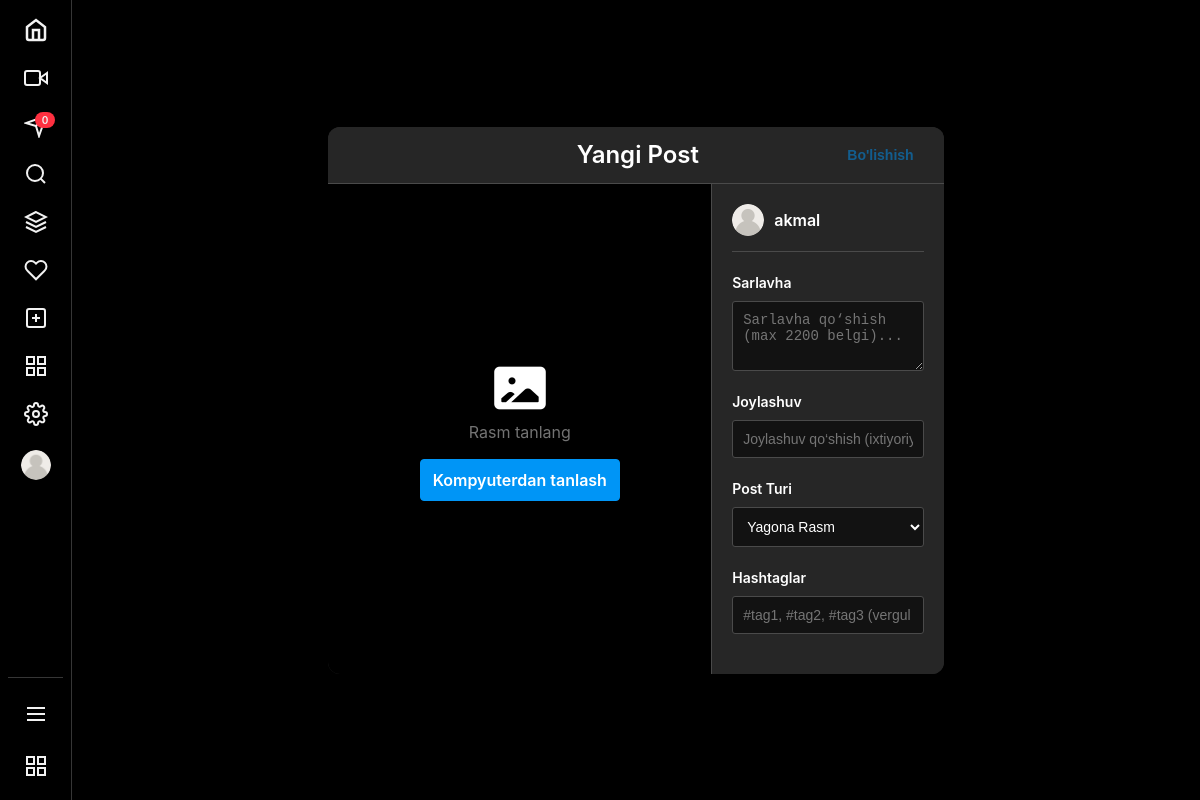
The app's page /post_create/ (signed in), older data.
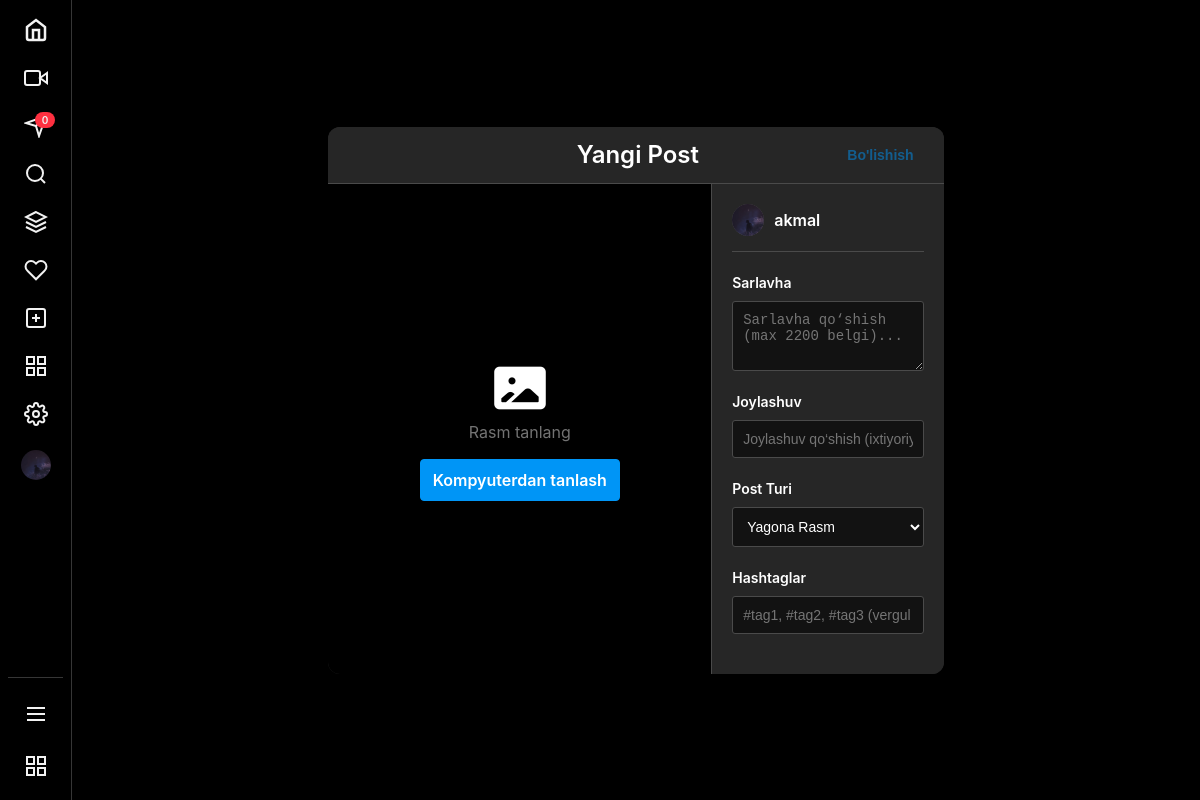
The same page, newer data.
### users/models.py (models this page shows, shortened)
class UserProfile(AbstractUser):
    bio = models.TextField(max_length=300, blank=True, null=True)
    profile_picture = models.ImageField(upload_to='profile_pictures/', blank=True, null=True, default='profile_pictures/user.png')

### posts/views.py (the view)
# urls.py: path('post_create/', post_create, name='post_create'),
@login_required
def post_create(request):
    if request.method == 'POST':
        form = InstagramPostCreateForm(request.POST, request.FILES)
        if form.is_valid():
            new_post = form.save(commit=False)
            new_post.author = request.user
            new_post.save()
            return redirect('posts:post_list')
    else:
        form = InstagramPostCreateForm()
    return render(request, 'posts/post_create.html', {'form': form})

### posts/forms.py
class InstagramPostCreateForm(forms.ModelForm):
    caption = forms.CharField(
        widget=forms.Textarea(attrs={'rows': 3, 'placeholder': 'Sarlavha qo‘shish (max 2200 belgi)...'}),
        required=False
    )
    class Meta:
        model = InstagramPost
        fields = ('image', 'caption', 'hashtags', 'location', 'post_type')
        widgets = {
            'image': forms.FileInput(attrs={'accept': 'image/*'}),
            'location': forms.TextInput(attrs={'placeholder': 'Joylashuv qo‘shish (ixtiyoriy)'}),
            'hashtags': forms.TextInput(attrs={'placeholder': '#tag1, #tag2, #tag3 (vergul bilan ajrating)'}),
            'post_type': forms.Select(attrs={'class': 'form-select'}),
        }

### templates/posts/post_create.html (shortened to what this page needs)
{% extends "base.html" %}
{% block content %}
{% if user.is_authenticated %}
<div class="create-modal">
    <form method="POST" enctype="multipart/form-data" id="post-create-form">
        <header class="modal-header">
            <h2 style="color: white;"> Yangi Post</h2>
            <button type="submit" class="post-btn" id="submit-post-btn" disabled
                style="color:#0095f6;">Bo'lishish</button>
        </header>
        <div class="modal-content">
            <div class="media-preview-column">
                <div class="placeholder" id="image-placeholder">
                    <img
                        alt="image">
                    <p>Rasm tanlang</p>
                    <label for="id_image" class="custom-file-upload">
                        Kompyuterdan tanlash
                    </label>
                </div>
            </div>
            <div class="form-column">
                <div class="user-info">
                    <div class="user-avatar"><img style="width: 100%; height: 100%; border-radius: 50%; object-fit: cover;" src="{{ request.user.profile_picture.url }}" alt=""></div>
                    <span class="username">{{ user.username }}</span>
                </div>
                <div class="form-field">
                    <label for="{{ form.caption.id_for_label }}" style="color: white;">Sarlavha</label>
                    {{ form.caption }}
                </div>
                <div class="form-field">
                    <label for="{{ form.location.id_for_label }}" style="color: white;">Joylashuv</label>
                    {{ form.location }}
                </div>
                <div class="form-field">
                    <label for="{{ form.post_type.id_for_label }}" style="color: white;">Post Turi</label>
                    {{ form.post_type }}
                </div>
                <div class="form-field">
                    <label for="{{ form.hashtags.id_for_label }}" style="color: white;">Hashtaglar</label>
                    {{ form.hashtags }}
                </div>
            </div>
        </div>
    </form>
</div>
{% else %}
<p>Post qo'shish uchun tizimga kirishingiz kerak.</p>
<a href="{% url 'login' %}">Kirish sahifasi</a>
{% endif %}
{% endblock content %}

### templates/base.html (shortened to what the changed rows need)
{% load static %}
<html lang="en">
<head>
  <link rel="stylesheet" href="{% static 'css/nav-bar.css' %}">
</head>
<body>
  <div id="app">
    <nav class="sidebar">
      <ul class="sidebar-menu">
        <li class="menu-item">
          <a href="{% url 'users:profile' %}" class="menu-link">
            <img src="{{ request.user.profile_picture.url }}" class="profile-avatar" alt="User Profile Picture">
          </a>
        </li>
      </ul>
    </nav>
    <main class="main-content">
      {% block content %}
      {% endblock %}
    </main>
  </div>
</body>
</html>

Row changes from the older to the newer data that the page shows:
changed UserProfile "akmal": user.profile_picture: a different picture
